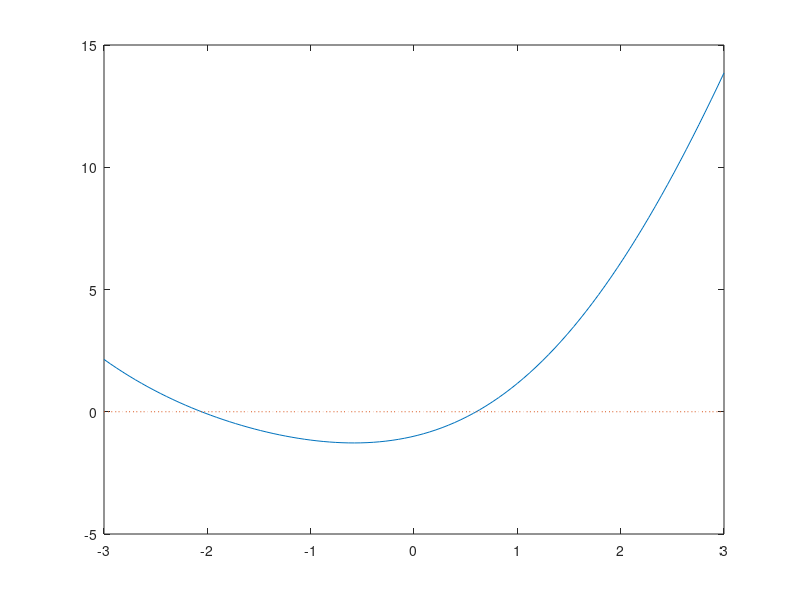

Write the MATLAB code that produced this figure. (Note: this script raises an error after producing the figure.)
%%
clear;
a = 1;
x = fzero(@(x)x.^2-a,0.5);
disp(x);

%%
clear;
a = -3;
b = 3;
m = 100;
x = linspace(a, b, m);
f = 'x.^2+2*x-1-sin(x)';
plot(x , eval(f), x , 0*x, ':');
z = ginput(1);
[zr, fr] = fzero(f, z(1));
hold on;
plot(zr, fr, '.r', 'MarkerSize', 20);
plot(z(1), z(2), '.k', 'MarkerSize', 20);
grid on;

%%
clear;
syms x;
Eq = x*x+2*x-1-sin(x);
a = solve(Eq);
disp(a);
